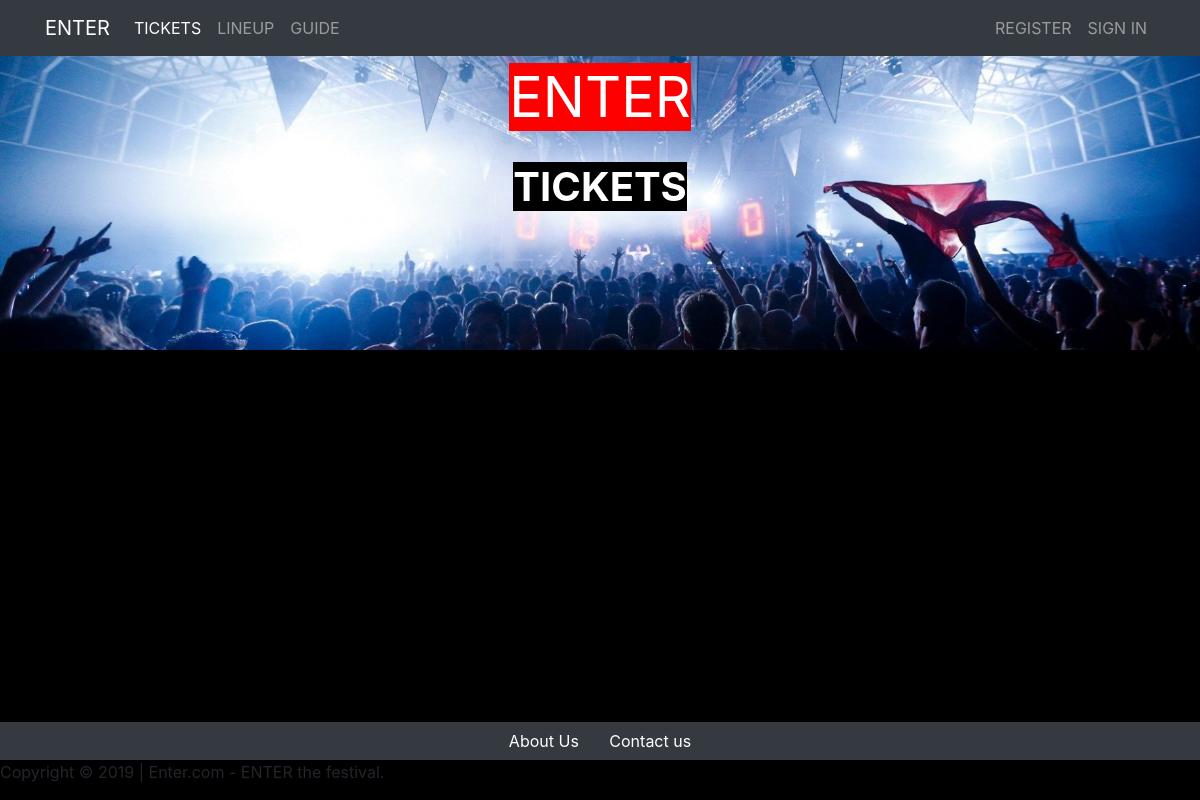
Before: /enter_site/index.php/guest/index/tickets with the older database file.
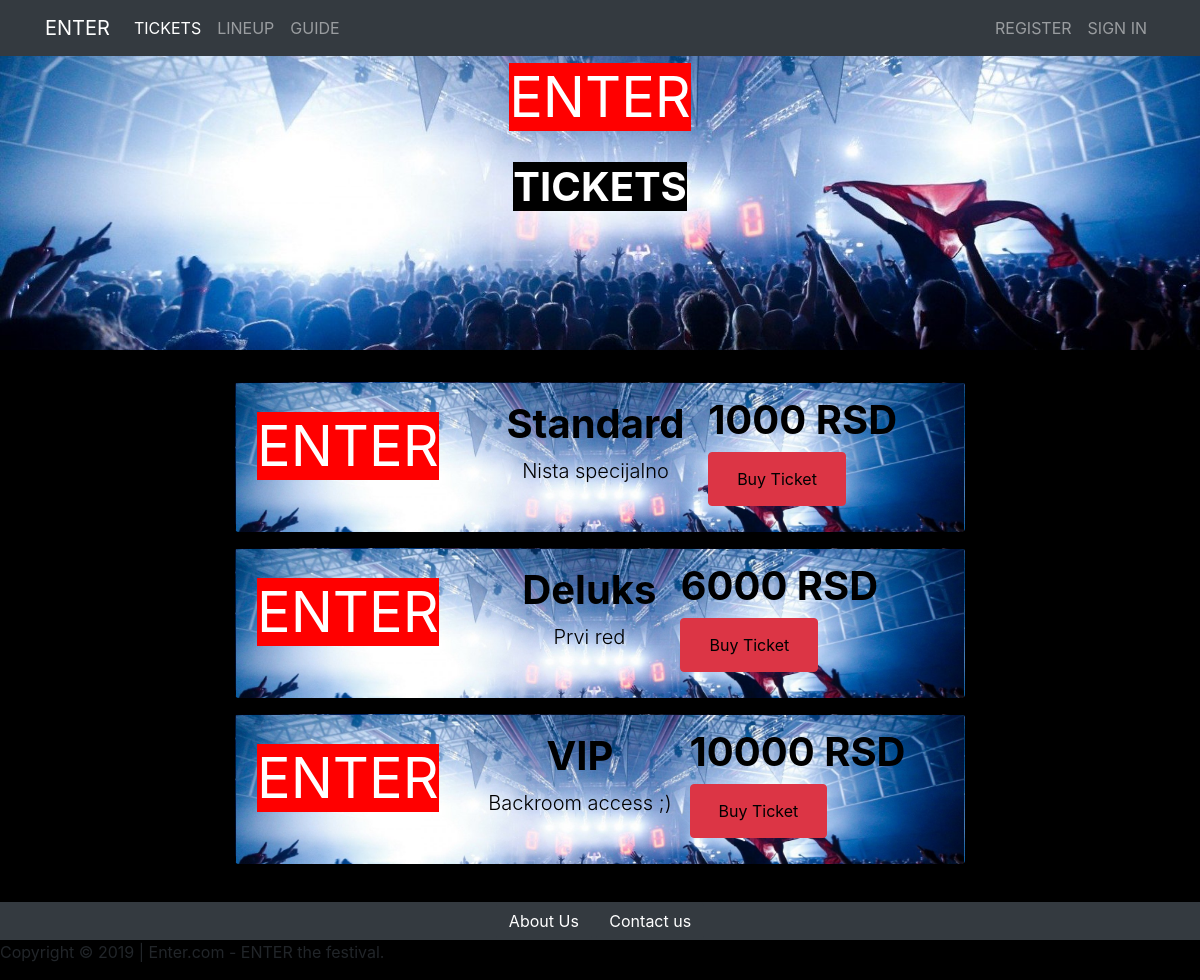
After: the same page with the newer database file.
### tables this page shows
CREATE TABLE IF NOT EXISTS `karta` (
  `kartaID` int(14) NOT NULL AUTO_INCREMENT,
  `naziv` varchar(30) NOT NULL,
  `opis` varchar(70) DEFAULT 'Odlicna ponuda!',
  `cena` float NOT NULL,
  `kolicina` int(20) NOT NULL,
  PRIMARY KEY (`kartaID`),
  UNIQUE KEY `naziv` (`naziv`)
);

### enter_site/application/controllers/Guest.php (called while the page is built, shortened)
<?php
class Guest extends CI_Controller {
	public function index($page = 'home')
	{
    if($page == 'poruka'){
      $this->load->model('ModelContact');
      echo "WE MADE IT HERE 1";
      if($_SERVER["REQUEST_METHOD"] == "POST"){
        $username     = $_POST['username'];
        $subject      = $_POST['subject'];
        $message      = $_POST['message'];
        $this->poruka($username, $subject, $message);
      }
    } else if ( $page  == "tickets"){
      $this->load->model('ModelKarta');
      $karte = $this->ModelKarta->dohvatiKarte();
      $data['title'] = ucfirst($page);
      $this->load->view('templates/header', $data);
      $this->load->view('templates/navbar', $data);
      $this->load->view('templates/pages_header', $data);
      $this->load->view("pages/$page",  array('karte'=>$karte, 'title'=>$data['title']));
      $this->load->view('templates/footer');
    } else if ( $page  == "lineup"){
      $this->load->model('ModelIzvodjac');
      $izvodjaci = $this->ModelIzvodjac->dohvatiIzvodjace();
      $data['title'] = ucfirst($page);
      $this->load->view('templates/header', $data);
      $this->load->view('templates/navbar', $data);
      $this->load->view('templates/pages_header', $data);
      $this->load->view("pages/$page",  array('izvodjaci'=>$izvodjaci, 'title'=>$data['title']));
      $this->load->view('templates/footer');
    }else if ($page  == "guide"){
      $this->guide();
    }
  }
}

### enter_site/index.php (called while the page is built, shortened)
<?php
require_once BASEPATH.'core/CodeIgniter.php';

### enter_site/application/models/ModelKarta.php (called while the page is built, shortened)
<?php
class ModelKarta extends CI_Model{
     public function dohvatiKarte(){
        $query = $this->db->get('karta');
        $result = $query->result();
        return $result;
    }
}

### enter_site/application/views/pages/tickets.php (the view, shortened to what this page needs)
<div class="container">
<?php
foreach ($karte as $karta) {
?>
    <div class="row">
    <div class="offset-sm-2 col-sm-8">
        <div class="alert">
            <table style="width: 100%">
                <tr>
                    <td rowspan="2">
                        <h1 class="display-4"><span style="background-color: red" align="center"> <b>ENTER</b> </h1>
                    </td>
                    <td class="text-center">
                        <h1 style="color:black"> <b> <?php echo $karta->naziv; ?></b> </h1>
                        <p class='lead' style="color: black"> <?php echo $karta->opis; ?> </p>
                    </td>
                    <td >
                        <h1 style="color:black"> <b><?php echo $karta->cena; ?> RSD</b> </h1>
                        <button type="button" class="btn btn-danger" name="<?php echo $karta->naziv; ?>">
                            <a class="nav-link" style="color: black" href="<?php echo base_url();?>index.php/guest/buyTicket/<?php echo $karta->kartaID;?>">
                                Buy Ticket
                            </a>
                        </button>
                    </td>
                </tr>
            </table>
        </div>
    </div>
    </div>
<?php
}
?>
</div>

Changed rows visible on the page:
added karta: naziv "Standard", opis "Nista specijalno", cena "1000"
added karta: naziv "Deluks", opis "Prvi red", cena "6000"
added karta: naziv "VIP", opis "Backroom access ;)", cena "10000"
